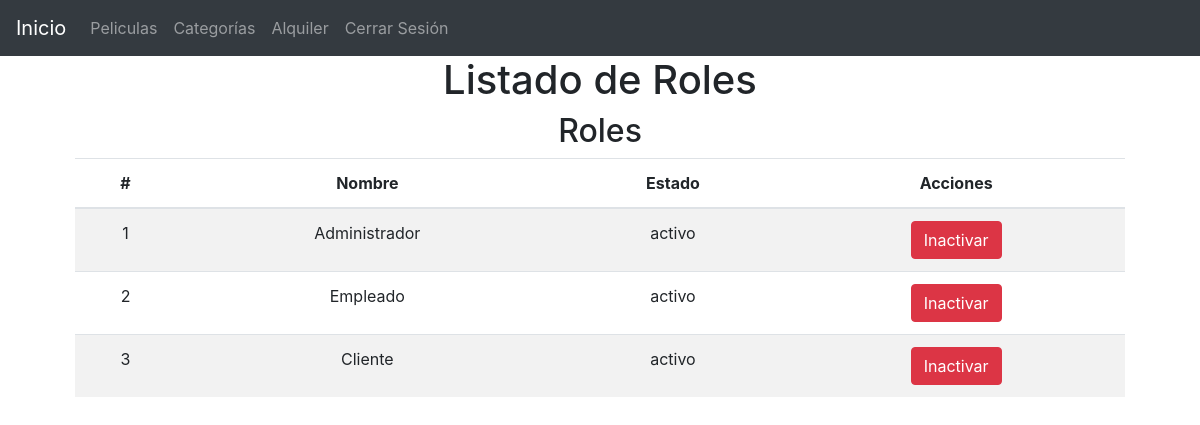
Page /?controller=roles (signed in) on the committed database.
### tables this page shows
CREATE TABLE `roles` (
  `id` int(11) NOT NULL,
  `name` varchar(50) DEFAULT NULL,
  `status_id` int(11) DEFAULT NULL
);

CREATE TABLE `statuses` (
  `Id` int(11) NOT NULL,
  `status` varchar(50) NOT NULL,
  `type_statuses_id` int(11) DEFAULT NULL
);

### models/Roles.php (called while the page is built, shortened)
<?php
	class Roles
	{
		private $pdo;
		public function __construct()
		{
			try{
				$this->pdo = new Database;
			} catch(PDOException $e) {
				die($e->getMessage());
			}
		}
		public function getAll()
		{
			try {
				$strSql = "SELECT r.*, s.status as status FROM roles r INNER JOIN statuses s ON s.id = r.status_id ORDER BY r.id ASC";
				$query = $this->pdo->select($strSql);
				return $query;
			} catch(PDOException $e) {
				die($e->getMessage());
			}
		}
	}

### providers/Database.php (called while the page is built, shortened)
<?php
	class Database extends PDO
	{
		public function select($strSql, $arrayData = array(), $fetchMode = PDO::FETCH_OBJ)
		{
			$query = $this->prepare($strSql);
			if(!$query->execute()) {
				echo "Error, la Consulta no se Realizó";
			} else {
				return $query->fetchAll($fetchMode);
			}
		}
	}

### views/roles/list.php (the view)
<main class="container">
	<section class="col-md-12 text-center">
		<h1>Listado de Roles</h1>
		<div>
			<h2>Roles</h2>
		</div>
		<section class="col-md-12 table-responsive">
			<table class="table table-striped table-hover">
			  <thead>
			    <tr>
			      <th>#</th>
			      <th>Nombre</th>
			      <th>Estado</th>
			      <th>Acciones</th>
			    </tr>
			  </thead>
			  <tbody>
			  	<?php foreach ($roles as $roles) : ?>
				    <tr>
				      <td><?php echo $roles->id ?></td>
				      <td><?php echo $roles->name ?></td>
				      <td><?php echo $roles->status ?></td>
				      <td>
				      	<?php
				      	if ($roles->status_id ==1) {
				    	?>
                         <a href="?controller=roles&method=updateStatus&id=<?php echo $roles->id ?>" class="btn btn-danger">Inactivar</a>
                         <?php
                           }else  {
                           	?>
                           	<a href="?controller=roles&method=updateStatus&id=<?php echo $roles->id ?>" class="btn btn-success">Activar</a>
                           	<?php
                           }
                         ?>
				      </td>
				    </tr>
				  <?php endforeach ?>
			  </tbody>
			</table>
		</section>
	</section>
</main>

### rows in the picture
roles: id "1", name "Administrador", status.status "activo"
roles: id "2", name "Empleado", status.status "activo"
roles: id "3", name "Cliente", status.status "activo"
